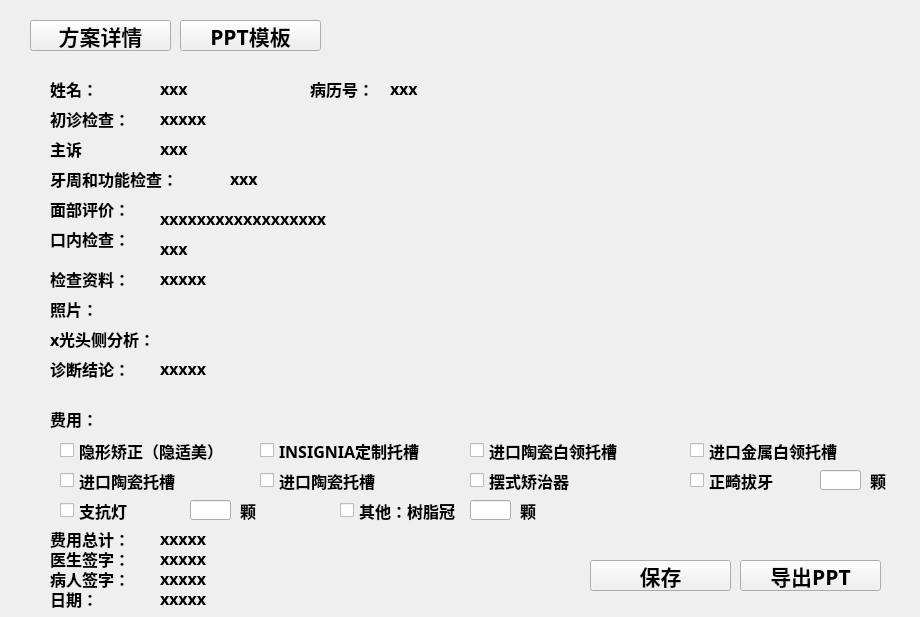
    <widget class="QWidget" name="page_7">
     <widget class="QPushButton" name="pb6_design_2">
      <property name="geometry">
       <rect>
        <x>30</x>
        <y>20</y>
        <width>141</width>
        <height>31</height>
       </rect>
      </property>
      <property name="font">
       <font>
        <family>Aharoni</family>
        <pointsize>16</pointsize>
        <weight>75</weight>
        <bold>true</bold>
       </font>
      </property>
      <property name="text">
       <string>方案详情</string>
      </property>
     </widget>
     <widget class="QPushButton" name="pb6_design_3">
      <property name="geometry">
       <rect>
        <x>180</x>
        <y>20</y>
        <width>141</width>
        <height>31</height>
       </rect>
      </property>
      <property name="font">
       <font>
        <family>Aharoni</family>
        <pointsize>16</pointsize>
        <weight>75</weight>
        <bold>true</bold>
       </font>
      </property>
      <property name="text">
       <string>PPT模板</string>
      </property>
     </widget>
     <widget class="QPushButton" name="pb6_design_4">
      <property name="geometry">
       <rect>
        <x>590</x>
        <y>560</y>
        <width>141</width>
        <height>31</height>
       </rect>
      </property>
      <property name="font">
       <font>
        <family>Aharoni</family>
        <pointsize>16</pointsize>
        <weight>75</weight>
        <bold>true</bold>
       </font>
      </property>
      <property name="text">
       <string>保存</string>
      </property>
     </widget>
     <widget class="QPushButton" name="pb6_design_5">
      <property name="geometry">
       <rect>
        <x>740</x>
        <y>560</y>
        <width>141</width>
        <height>31</height>
       </rect>
      </property>
      <property name="font">
       <font>
        <family>Aharoni</family>
        <pointsize>16</pointsize>
        <weight>75</weight>
        <bold>true</bold>
       </font>
      </property>
      <property name="text">
       <string>导出PPT</string>
      </property>
     </widget>
     <widget class="QCheckBox" name="cb7_1">
      <property name="geometry">
       <rect>
        <x>60</x>
        <y>440</y>
        <width>181</width>
        <height>21</height>
       </rect>
      </property>
      <property name="font">
       <font>
        <family>Aharoni</family>
        <pointsize>12</pointsize>
        <weight>75</weight>
        <bold>true</bold>
       </font>
      </property>
      <property name="text">
       <string>隐形矫正（隐适美）</string>
      </property>
     </widget>
     <widget class="QCheckBox" name="cb7_2">
      <property name="geometry">
       <rect>
        <x>260</x>
        <y>440</y>
        <width>181</width>
        <height>21</height>
       </rect>
      </property>
      <property name="font">
       <font>
        <family>Aharoni</family>
        <pointsize>12</pointsize>
        <weight>75</weight>
        <bold>true</bold>
       </font>
      </property>
      <property name="text">
       <string>INSIGNIA定制托槽</string>
      </property>
     </widget>
     <widget class="QCheckBox" name="cb7_3">
      <property name="geometry">
       <rect>
        <x>470</x>
        <y>440</y>
        <width>181</width>
        <height>21</height>
       </rect>
      </property>
      <property name="font">
       <font>
        <family>Aharoni</family>
        <pointsize>12</pointsize>
        <weight>75</weight>
        <bold>true</bold>
       </font>
      </property>
      <property name="text">
       <string>进口陶瓷白领托槽</string>
      </property>
     </widget>
     <widget class="QCheckBox" name="cb7_4">
      <property name="geometry">
       <rect>
        <x>690</x>
        <y>440</y>
        <width>181</width>
        <height>21</height>
       </rect>
      </property>
      <property name="font">
       <font>
        <family>Aharoni</family>
        <pointsize>12</pointsize>
        <weight>75</weight>
        <bold>true</bold>
       </font>
      </property>
      <property name="text">
       <string>进口金属白领托槽</string>
      </property>
     </widget>
     <widget class="QCheckBox" name="cb7_5">
      <property name="geometry">
       <rect>
        <x>60</x>
        <y>470</y>
        <width>181</width>
        <height>21</height>
       </rect>
      </property>
      <property name="font">
       <font>
        <family>Aharoni</family>
        <pointsize>12</pointsize>
        <weight>75</weight>
        <bold>true</bold>
       </font>
      </property>
      <property name="text">
       <string>进口陶瓷托槽</string>
      </property>
     </widget>
     <widget class="QCheckBox" name="cb7_6">
      <property name="geometry">
       <rect>
        <x>260</x>
        <y>470</y>
        <width>181</width>
        <height>21</height>
       </rect>
      </property>
      <property name="font">
       <font>
        <family>Aharoni</family>
        <pointsize>12</pointsize>
        <weight>75</weight>
        <bold>true</bold>
       </font>
      </property>
      <property name="text">
       <string>进口陶瓷托槽</string>
      </property>
     </widget>
     <widget class="QCheckBox" name="cb7_7">
      <property name="geometry">
       <rect>
        <x>470</x>
        <y>470</y>
        <width>181</width>
        <height>21</height>
       </rect>
      </property>
      <property name="font">
       <font>
        <family>Aharoni</family>
        <pointsize>12</pointsize>
        <weight>75</weight>
        <bold>true</bold>
       </font>
      </property>
      <property name="text">
       <string>摆式矫治器</string>
      </property>
     </widget>
     <widget class="QCheckBox" name="cb7_8">
      <property name="geometry">
       <rect>
        <x>690</x>
        <y>470</y>
        <width>111</width>
        <height>21</height>
       </rect>
      </property>
      <property name="font">
       <font>
        <family>Aharoni</family>
        <pointsize>12</pointsize>
        <weight>75</weight>
        <bold>true</bold>
       </font>
      </property>
      <property name="text">
       <string>正畸拔牙</string>
      </property>
     </widget>
     <widget class="QLineEdit" name="lineEdit">
      <property name="geometry">
       <rect>
        <x>820</x>
        <y>470</y>
        <width>41</width>
        <height>20</height>
       </rect>
      </property>
      <property name="font">
       <font>
        <family>Aharoni</family>
        <pointsize>12</pointsize>
        <weight>75</weight>
        <bold>true</bold>
       </font>
      </property>
     </widget>
     <widget class="QLabel" name="label_54">
      <property name="geometry">
       <rect>
        <x>870</x>
        <y>470</y>
        <width>41</width>
        <height>21</height>
       </rect>
      </property>
      <property name="font">
       <font>
        <family>Aharoni</family>
        <pointsize>12</pointsize>
        <weight>75</weight>
        <bold>true</bold>
       </font>
      </property>
      <property name="text">
       <string>颗</string>
      </property>
     </widget>
     <widget class="QLabel" name="label_66">
      <property name="geometry">
       <rect>
        <x>240</x>
        <y>500</y>
        <width>41</width>
        <height>21</height>
       </rect>
      </property>
      <property name="font">
       <font>
        <family>Aharoni</family>
        <pointsize>12</pointsize>
        <weight>75</weight>
        <bold>true</bold>
       </font>
      </property>
      <property name="text">
       <string>颗</string>
      </property>
     </widget>
     <widget class="QLineEdit" name="lineEdit_2">
      <property name="geometry">
       <rect>
        <x>190</x>
        <y>500</y>
        <width>41</width>
        <height>20</height>
       </rect>
      </property>
      <property name="font">
       <font>
        <family>Aharoni</family>
        <pointsize>12</pointsize>
        <weight>75</weight>
        <bold>true</bold>
       </font>
      </property>
     </widget>
     <widget class="QCheckBox" name="cb7_9">
      <property name="geometry">
       <rect>
        <x>60</x>
        <y>500</y>
        <width>111</width>
        <height>21</height>
       </rect>
      </property>
      <property name="font">
       <font>
        <family>Aharoni</family>
        <pointsize>12</pointsize>
        <weight>75</weight>
        <bold>true</bold>
       </font>
      </property>
      <property name="text">
       <string>支抗灯</string>
      </property>
     </widget>
     <widget class="QLabel" name="label_67">
      <property name="geometry">
       <rect>
        <x>520</x>
        <y>500</y>
        <width>41</width>
        <height>21</height>
       </rect>
      </property>
      <property name="font">
       <font>
        <family>Aharoni</family>
        <pointsize>12</pointsize>
        <weight>75</weight>
        <bold>true</bold>
       </font>
      </property>
      <property name="text">
       <string>颗</string>
      </property>
     </widget>
     <widget class="QLineEdit" name="lineEdit_3">
      <property name="geometry">
       <rect>
        <x>470</x>
        <y>500</y>
        <width>41</width>
        <height>20</height>
       </rect>
      </property>
      <property name="font">
       <font>
        <family>Aharoni</family>
        <pointsize>12</pointsize>
        <weight>75</weight>
        <bold>true</bold>
       </font>
      </property>
     </widget>
     <widget class="QCheckBox" name="cb7_10">
      <property name="geometry">
       <rect>
        <x>340</x>
        <y>500</y>
        <width>131</width>
        <height>21</height>
       </rect>
      </property>
      <property name="font">
       <font>
        <family>Aharoni</family>
        <pointsize>12</pointsize>
        <weight>75</weight>
        <bold>true</bold>
       </font>
      </property>
      <property name="text">
       <string>其他：树脂冠</string>
      </property>
     </widget>
     <widget class="QLabel" name="label_68">
      <property name="geometry">
       <rect>
        <x>50</x>
        <y>530</y>
        <width>85</width>
        <height>18</height>
       </rect>
      </property>
      <property name="font">
       <font>
        <family>Aharoni</family>
        <pointsize>12</pointsize>
        <weight>75</weight>
        <bold>true</bold>
       </font>
      </property>
      <property name="text">
       <string>费用总计：</string>
      </property>
     </widget>
     <widget class="QLabel" name="lb1_1_10_last_3">
      <property name="geometry">
       <rect>
        <x>160</x>
        <y>530</y>
        <width>55</width>
        <height>16</height>
       </rect>
      </property>
      <property name="font">
       <font>
        <family>Aharoni</family>
        <pointsize>12</pointsize>
        <weight>75</weight>
        <bold>true</bold>
       </font>
      </property>
      <property name="text">
       <string>xxxxx</string>
      </property>
     </widget>
     <widget class="QLabel" name="label_69">
      <property name="geometry">
       <rect>
        <x>50</x>
        <y>550</y>
        <width>85</width>
        <height>18</height>
       </rect>
      </property>
      <property name="font">
       <font>
        <family>Aharoni</family>
        <pointsize>12</pointsize>
        <weight>75</weight>
        <bold>true</bold>
       </font>
      </property>
      <property name="text">
       <string>医生签字：</string>
      </property>
     </widget>
     <widget class="QLabel" name="label_70">
      <property name="geometry">
       <rect>
        <x>50</x>
        <y>570</y>
        <width>85</width>
        <height>18</height>
       </rect>
      </property>
      <property name="font">
       <font>
        <family>Aharoni</family>
        <pointsize>12</pointsize>
        <weight>75</weight>
        <bold>true</bold>
       </font>
      </property>
      <property name="text">
       <string>病人签字：</string>
      </property>
     </widget>
     <widget class="QLabel" name="label_71">
      <property name="geometry">
       <rect>
        <x>50</x>
        <y>590</y>
        <width>85</width>
        <height>18</height>
       </rect>
      </property>
      <property name="font">
       <font>
        <family>Aharoni</family>
        <pointsize>12</pointsize>
        <weight>75</weight>
        <bold>true</bold>
       </font>
      </property>
      <property name="text">
       <string>日期：</string>
      </property>
     </widget>
     <widget class="QLabel" name="lb1_1_10_last_4">
      <property name="geometry">
       <rect>
        <x>160</x>
        <y>550</y>
        <width>55</width>
        <height>16</height>
       </rect>
      </property>
      <property name="font">
       <font>
        <family>Aharoni</family>
        <pointsize>12</pointsize>
        <weight>75</weight>
        <bold>true</bold>
       </font>
      </property>
      <property name="text">
       <string>xxxxx</string>
      </property>
     </widget>
     <widget class="QLabel" name="lb1_1_10_last_5">
      <property name="geometry">
       <rect>
        <x>160</x>
        <y>570</y>
        <width>55</width>
        <height>16</height>
       </rect>
      </property>
      <property name="font">
       <font>
        <family>Aharoni</family>
        <pointsize>12</pointsize>
        <weight>75</weight>
        <bold>true</bold>
       </font>
      </property>
      <property name="text">
       <string>xxxxx</string>
      </property>
     </widget>
     <widget class="QLabel" name="lb1_1_10_last_6">
      <property name="geometry">
       <rect>
        <x>160</x>
        <y>590</y>
        <width>55</width>
        <height>16</height>
       </rect>
      </property>
      <property name="font">
       <font>
        <family>Aharoni</family>
        <pointsize>12</pointsize>
        <weight>75</weight>
        <bold>true</bold>
       </font>
      </property>
      <property name="text">
       <string>xxxxx</string>
      </property>
     </widget>
     <widget class="QLabel" name="lb1_1_9_first_2">
      <property name="geometry">
       <rect>
        <x>160</x>
        <y>270</y>
        <width>55</width>
        <height>16</height>
       </rect>
      </property>
      <property name="font">
       <font>
        <family>Aharoni</family>
        <pointsize>12</pointsize>
        <weight>75</weight>
        <bold>true</bold>
       </font>
      </property>
      <property name="text">
       <string>xxxxx</string>
      </property>
     </widget>
     <widget class="QLabel" name="lb1_1_10_last_2">
      <property name="geometry">
       <rect>
        <x>160</x>
        <y>360</y>
        <width>55</width>
        <height>16</height>
       </rect>
      </property>
      <property name="font">
       <font>
        <family>Aharoni</family>
        <pointsize>12</pointsize>
        <weight>75</weight>
        <bold>true</bold>
       </font>
      </property>
      <property name="text">
       <string>xxxxx</string>
      </property>
     </widget>
     <widget class="QLabel" name="lb1_1_7_patient_add_2">
      <property name="geometry">
       <rect>
        <x>160</x>
        <y>210</y>
        <width>198</width>
        <height>16</height>
       </rect>
      </property>
      <property name="font">
       <font>
        <family>Aharoni</family>
        <pointsize>12</pointsize>
        <weight>75</weight>
        <bold>true</bold>
       </font>
      </property>
      <property name="text">
       <string>xxxxxxxxxxxxxxxxxx</string>
      </property>
     </widget>
     <widget class="QLabel" name="label_63">
      <property name="geometry">
       <rect>
        <x>50</x>
        <y>300</y>
        <width>85</width>
        <height>18</height>
       </rect>
      </property>
      <property name="font">
       <font>
        <family>Aharoni</family>
        <pointsize>12</pointsize>
        <weight>75</weight>
        <bold>true</bold>
       </font>
      </property>
      <property name="text">
       <string>照片：</string>
      </property>
     </widget>
     <widget class="QLabel" name="label_64">
      <property name="geometry">
       <rect>
        <x>50</x>
        <y>330</y>
        <width>121</width>
        <height>18</height>
       </rect>
      </property>
      <property name="font">
       <font>
        <family>Aharoni</family>
        <pointsize>12</pointsize>
        <weight>75</weight>
        <bold>true</bold>
       </font>
      </property>
      <property name="text">
       <string>x光头侧分析：</string>
      </property>
     </widget>
     <widget class="QLabel" name="label_65">
      <property name="geometry">
       <rect>
        <x>50</x>
        <y>410</y>
        <width>85</width>
        <height>18</height>
       </rect>
      </property>
      <property name="font">
       <font>
        <family>Aharoni</family>
        <pointsize>12</pointsize>
        <weight>75</weight>
        <bold>true</bold>
       </font>
      </property>
      <property name="text">
       <string>费用：</string>
      </property>
     </widget>
     <widget class="QLabel" name="label_62">
      <property name="geometry">
       <rect>
        <x>50</x>
        <y>360</y>
        <width>85</width>
        <height>18</height>
       </rect>
      </property>
      <property name="font">
       <font>
        <family>Aharoni</family>
        <pointsize>12</pointsize>
        <weight>75</weight>
        <bold>true</bold>
       </font>
      </property>
      <property name="text">
       <string>诊断结论：</string>
      </property>
     </widget>
     <widget class="QLabel" name="label_59">
      <property name="geometry">
       <rect>
        <x>50</x>
        <y>200</y>
        <width>85</width>
        <height>18</height>
       </rect>
      </property>
      <property name="font">
       <font>
        <family>Aharoni</family>
        <pointsize>12</pointsize>
        <weight>75</weight>
        <bold>true</bold>
       </font>
      </property>
      <property name="text">
       <string>面部评价：</string>
      </property>
     </widget>
     <widget class="QLabel" name="lb1_1_8_patient_doctor_2">
      <property name="geometry">
       <rect>
        <x>160</x>
        <y>240</y>
        <width>33</width>
        <height>16</height>
       </rect>
      </property>
      <property name="font">
       <font>
        <family>Aharoni</family>
        <pointsize>12</pointsize>
        <weight>75</weight>
        <bold>true</bold>
       </font>
      </property>
      <property name="text">
       <string>xxx</string>
      </property>
     </widget>
     <widget class="QLabel" name="lb1_1_6_patient_age_4">
      <property name="geometry">
       <rect>
        <x>230</x>
        <y>170</y>
        <width>33</width>
        <height>16</height>
       </rect>
      </property>
      <property name="font">
       <font>
        <family>Aharoni</family>
        <pointsize>12</pointsize>
        <weight>75</weight>
        <bold>true</bold>
       </font>
      </property>
      <property name="text">
       <string>xxx</string>
      </property>
     </widget>
     <widget class="QLabel" name="label_61">
      <property name="geometry">
       <rect>
        <x>50</x>
        <y>270</y>
        <width>85</width>
        <height>18</height>
       </rect>
      </property>
      <property name="font">
       <font>
        <family>Aharoni</family>
        <pointsize>12</pointsize>
        <weight>75</weight>
        <bold>true</bold>
       </font>
      </property>
      <property name="text">
       <string>检查资料：</string>
      </property>
     </widget>
     <widget class="QLabel" name="label_60">
      <property name="geometry">
       <rect>
        <x>50</x>
        <y>230</y>
        <width>85</width>
        <height>18</height>
       </rect>
      </property>
      <property name="font">
       <font>
        <family>Aharoni</family>
        <pointsize>12</pointsize>
        <weight>75</weight>
        <bold>true</bold>
       </font>
      </property>
      <property name="text">
       <string>口内检查：</string>
      </property>
     </widget>
     <widget class="QLabel" name="lb1_1_4_patient_tel_2">
      <property name="geometry">
       <rect>
        <x>160</x>
        <y>140</y>
        <width>33</width>
        <height>16</height>
       </rect>
      </property>
      <property name="font">
       <font>
        <family>Aharoni</family>
        <pointsize>12</pointsize>
        <weight>75</weight>
        <bold>true</bold>
       </font>
      </property>
      <property name="text">
       <string>xxx</string>
      </property>
     </widget>
     <widget class="QLabel" name="label_55">
      <property name="geometry">
       <rect>
        <x>50</x>
        <y>80</y>
        <width>51</width>
        <height>18</height>
       </rect>
      </property>
      <property name="font">
       <font>
        <family>Aharoni</family>
        <pointsize>12</pointsize>
        <weight>75</weight>
        <bold>true</bold>
       </font>
      </property>
      <property name="text">
       <string>姓名：</string>
      </property>
     </widget>
     <widget class="QLabel" name="lb1_1_2_patient_name_2">
      <property name="geometry">
       <rect>
        <x>160</x>
        <y>80</y>
        <width>33</width>
        <height>16</height>
       </rect>
      </property>
      <property name="font">
       <font>
        <family>Aharoni</family>
        <pointsize>12</pointsize>
        <weight>75</weight>
        <bold>true</bold>
       </font>
      </property>
      <property name="text">
       <string>xxx</string>
      </property>
     </widget>
     <widget class="QLabel" name="lb1_1_6_patient_age_3">
      <property name="geometry">
       <rect>
        <x>160</x>
        <y>110</y>
        <width>55</width>
        <height>16</height>
       </rect>
      </property>
      <property name="font">
       <font>
        <family>Aharoni</family>
        <pointsize>12</pointsize>
        <weight>75</weight>
        <bold>true</bold>
       </font>
      </property>
      <property name="text">
       <string>xxxxx</string>
      </property>
     </widget>
     <widget class="QLabel" name="label_58">
      <property name="geometry">
       <rect>
        <x>50</x>
        <y>170</y>
        <width>141</width>
        <height>18</height>
       </rect>
      </property>
      <property name="font">
       <font>
        <family>Aharoni</family>
        <pointsize>12</pointsize>
        <weight>75</weight>
        <bold>true</bold>
       </font>
      </property>
      <property name="text">
       <string>牙周和功能检查：</string>
      </property>
     </widget>
     <widget class="QLabel" name="label_53">
      <property name="geometry">
       <rect>
        <x>310</x>
        <y>80</y>
        <width>68</width>
        <height>18</height>
       </rect>
      </property>
      <property name="font">
       <font>
        <family>Aharoni</family>
        <pointsize>12</pointsize>
        <weight>75</weight>
        <bold>true</bold>
       </font>
      </property>
      <property name="text">
       <string>病历号：</string>
      </property>
     </widget>
     <widget class="QLabel" name="lb1_1_1_patietn_num_2">
      <property name="geometry">
       <rect>
        <x>390</x>
        <y>80</y>
        <width>81</width>
        <height>16</height>
       </rect>
      </property>
      <property name="font">
       <font>
        <family>Aharoni</family>
        <pointsize>12</pointsize>
        <weight>75</weight>
        <bold>true</bold>
       </font>
      </property>
      <property name="text">
       <string>xxx</string>
      </property>
     </widget>
     <widget class="QLabel" name="label_57">
      <property name="geometry">
       <rect>
        <x>50</x>
        <y>110</y>
        <width>85</width>
        <height>18</height>
       </rect>
      </property>
      <property name="font">
       <font>
        <family>Aharoni</family>
        <pointsize>12</pointsize>
        <weight>75</weight>
        <bold>true</bold>
       </font>
      </property>
      <property name="text">
       <string>初诊检查：</string>
      </property>
     </widget>
     <widget class="QLabel" name="label_56">
      <property name="geometry">
       <rect>
        <x>50</x>
        <y>140</y>
        <width>51</width>
        <height>18</height>
       </rect>
      </property>
      <property name="font">
       <font>
        <family>Aharoni</family>
        <pointsize>12</pointsize>
        <weight>75</weight>
        <bold>true</bold>
       </font>
      </property>
      <property name="text">
       <string>主诉</string>
      </property>
     </widget>
    </widget>
